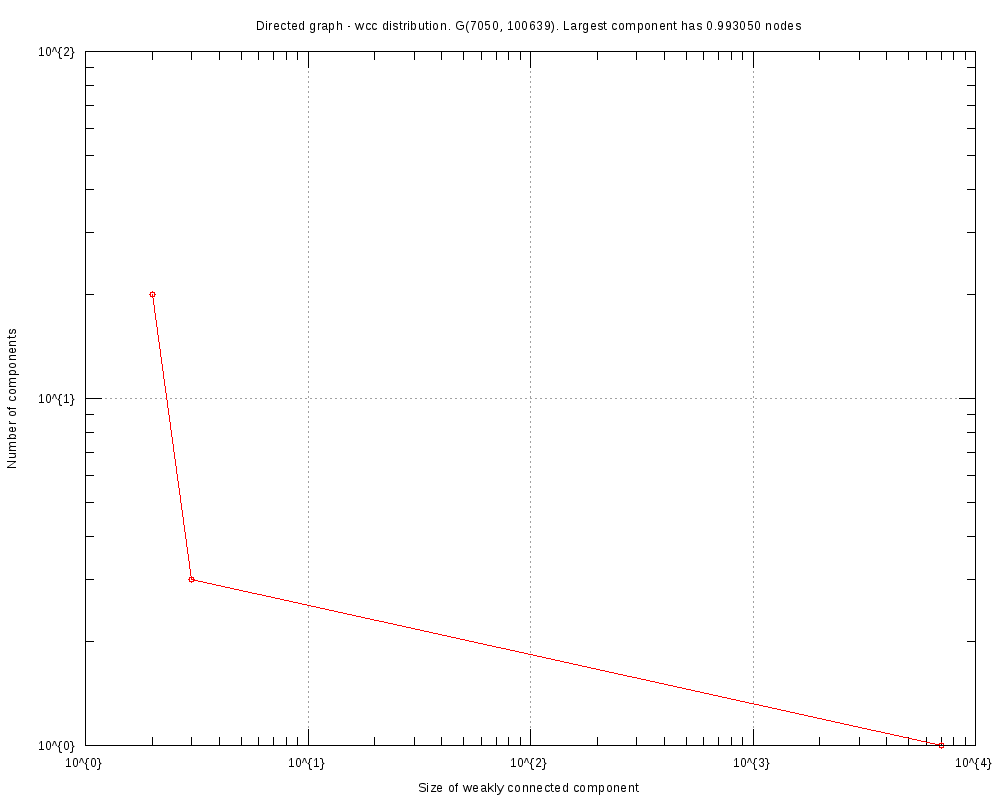

This chart was generated by the following gnuplot code:
#
# Directed graph - wcc distribution. G(7050, 100639). Largest component has 0.993050 nodes (Sun Oct 29 16:41:14 2017)
#

set title "Directed graph - wcc distribution. G(7050, 100639). Largest component has 0.993050 nodes"
set key bottom right
set logscale xy 10
set format x "10^{%L}"
set mxtics 10
set format y "10^{%L}"
set mytics 10
set grid
set xlabel "Size of weakly connected component"
set ylabel "Number of components"
set tics scale 2
set terminal png font arial 10 size 1000,800
set output 'wcc.GRQ.png'
plot 	"wcc.GRQ.tab" using 1:2 title "" with linespoints pt 6
